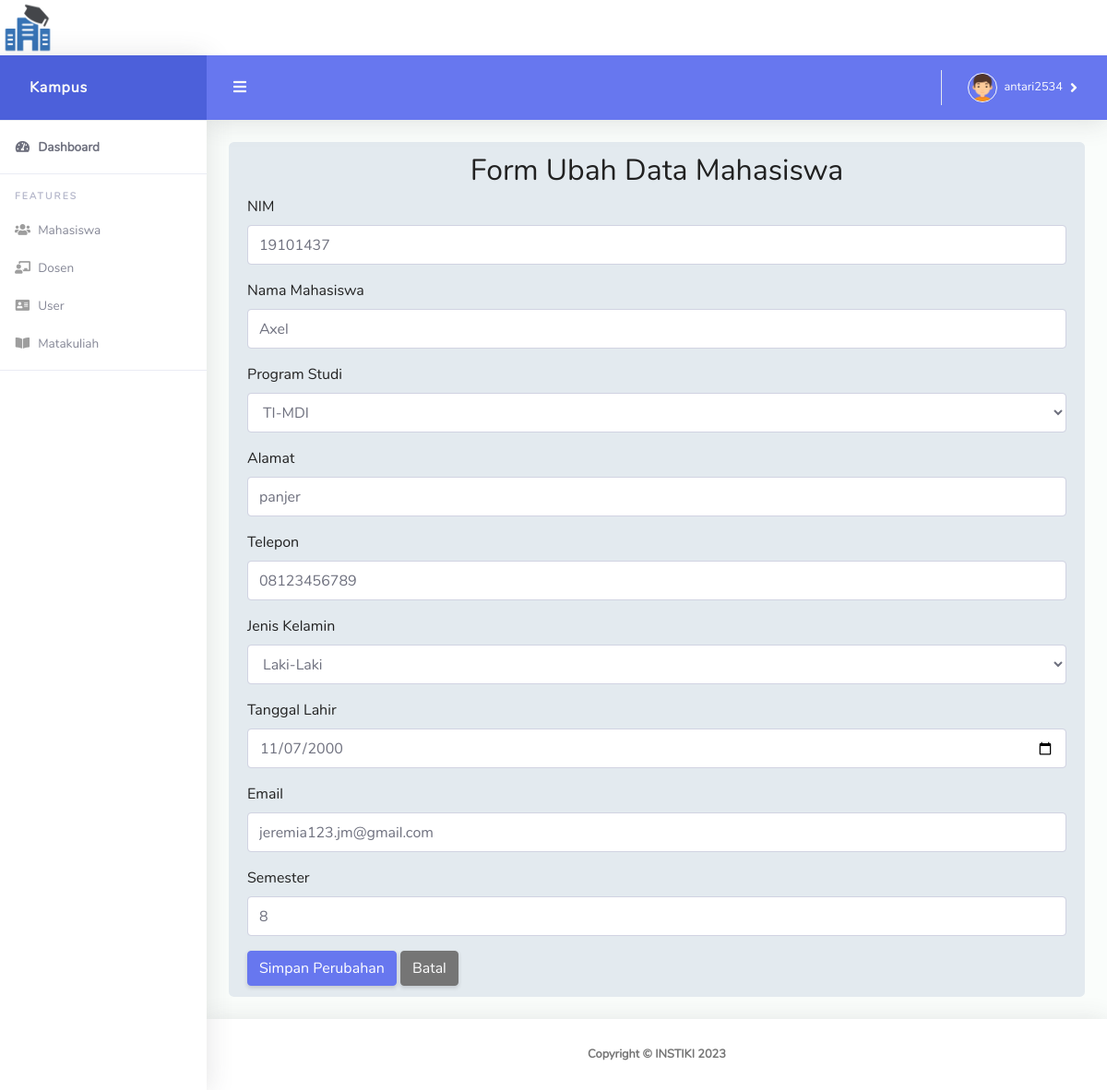
Page /index.php?hal=mahedit&id=1 (signed in) on the earlier database version.
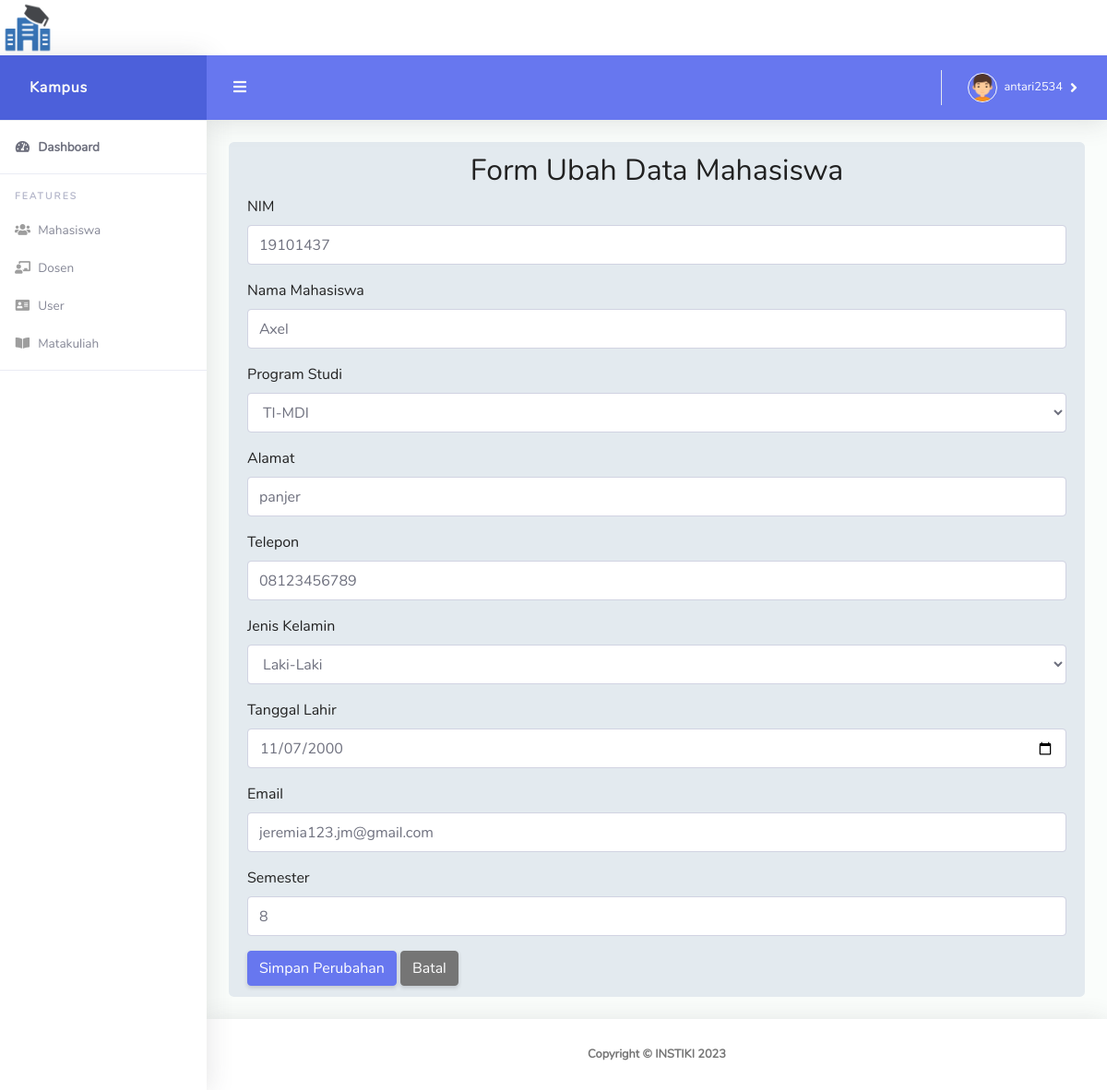
Same page on the later database version.
### tables this page shows
CREATE TABLE `dbmahasiswa` (
  `id_mahasiswa` int(11) NOT NULL,
  `nim` varchar(20) NOT NULL,
  `nama_mahasiswa` varchar(100) NOT NULL,
  `alamat` varchar(100) NOT NULL,
  `tgl_lahir` date NOT NULL,
  `program_studi` varchar(50) NOT NULL,
  `email` varchar(50) NOT NULL,
  `telp` varchar(20) NOT NULL,
  `semester` int(11) NOT NULL,
  `jenis_kelamin` enum('Laki-laki','Perempuan') NOT NULL
);

### Data/mahasiswa/mahasiswa_edit.php (the view, shortened to what this page needs)
<?php
$id     = $_GET['id'];
$tampil = mysqli_query($koneksi, "SELECT * FROM dbmahasiswa WHERE id_mahasiswa= '$id'");
$data   = mysqli_fetch_array($tampil);
?>
<div class="container-fluid" id="container-wrapper">
  <div class="alert alert-light" role="alert">
    <h2 align="center">Form Ubah Data Mahasiswa</h2>
    <form method="POST">
      <div class="form-group">
        <label for="exampleInputEmail1">NIM</label>
        <input type="text" name="nim" value="<?php echo $data['nim'] ?>" required class="form-control" id="exampleInputEmail1" aria-describedby="emailHelp" placeholder="NIM">
      </div>
      <div class="form-group">
        <label for="exampleInputEmail1">Nama Mahasiswa</label>
        <input type="text" name="nama_mahasiswa" value="<?php echo $data['nama_mahasiswa'] ?>" required class="form-control" id="exampleInputEmail1" aria-describedby="emailHelp" placeholder="Masukkan Nama Mahasiswa">
      </div>
      <div class="form-group">
        <label for="exampleFormControlSelect1">Program Studi</label>
        <select name="program_studi" class="form-control" id="exampleFormControlSelect1">
          <option value="TI-MDI" <?php if ($data['program_studi'] == 'TI-MDI') {
                                    echo 'selected';
                                  } ?>>TI-MDI</option>
        </select>
      </div>
      <div class="form-group">
        <label for="exampleInputPassword1">Alamat</label>
        <input type="text" name="alamat" value="<?php echo $data['alamat'] ?>" required class="form-control" id="exampleInputPassword1" placeholder="Alamat">
      </div>
      <div class="form-group">
        <label for="exampleInputPassword1">Telepon</label>
        <input type="text" name="telp" value="<?php echo $data['telp'] ?>" required class="form-control" id="exampleInputPassword1" placeholder="Telepon">
      </div>
      <div class="form-group">
        <label for="exampleFormControlSelect1">Jenis Kelamin</label>
        <select name="jenis_kelamin" class="form-control" id="exampleFormControlSelect1">
          <option value="Laki-Laki" <?php if ($data['jenis_kelamin'] == 'Laki-Laki') {
                                      echo 'selected';
                                    } ?>>Laki-Laki</option>
        </select>
      </div>
      <div class="form-group">
        <label for="exampleInputPassword1">Tanggal Lahir</label>
        <input type="date" name="tgl_lahir" value="<?php echo $data['tgl_lahir'] ?>" required class="form-control" id="exampleInputPassword1" placeholder="Tanggal Lahir">
      </div>
      <div class="form-group">
        <label for="exampleInputPassword1">Email</label>
        <input type="email" name="email" value="<?php echo $data['email'] ?>" required class="form-control" id="exampleInputPassword1" placeholder="Email">
      </div>
      <div class="form-group">
        <label for="exampleInputPassword1">Semester</label>
        <input type="number" name="semester" value="<?php echo $data['semester'] ?>" required class="form-control" id="exampleInputPassword1" placeholder="Semester">
      </div>
      <input type="submit" name="ubah" class="btn btn-primary" value="Simpan Perubahan">
      <a href="index.php?hal=mahasiswa" class="btn btn-secondary">Batal</a>
    </form>
  </div>
</div>

Differences in the rows shown:
changed dbmahasiswa "Axel": jenis_kelamin "Laki-Laki" → (not shown)
Other differences:
form field jenis_kelamin: (not shown) → "Laki-Laki"
